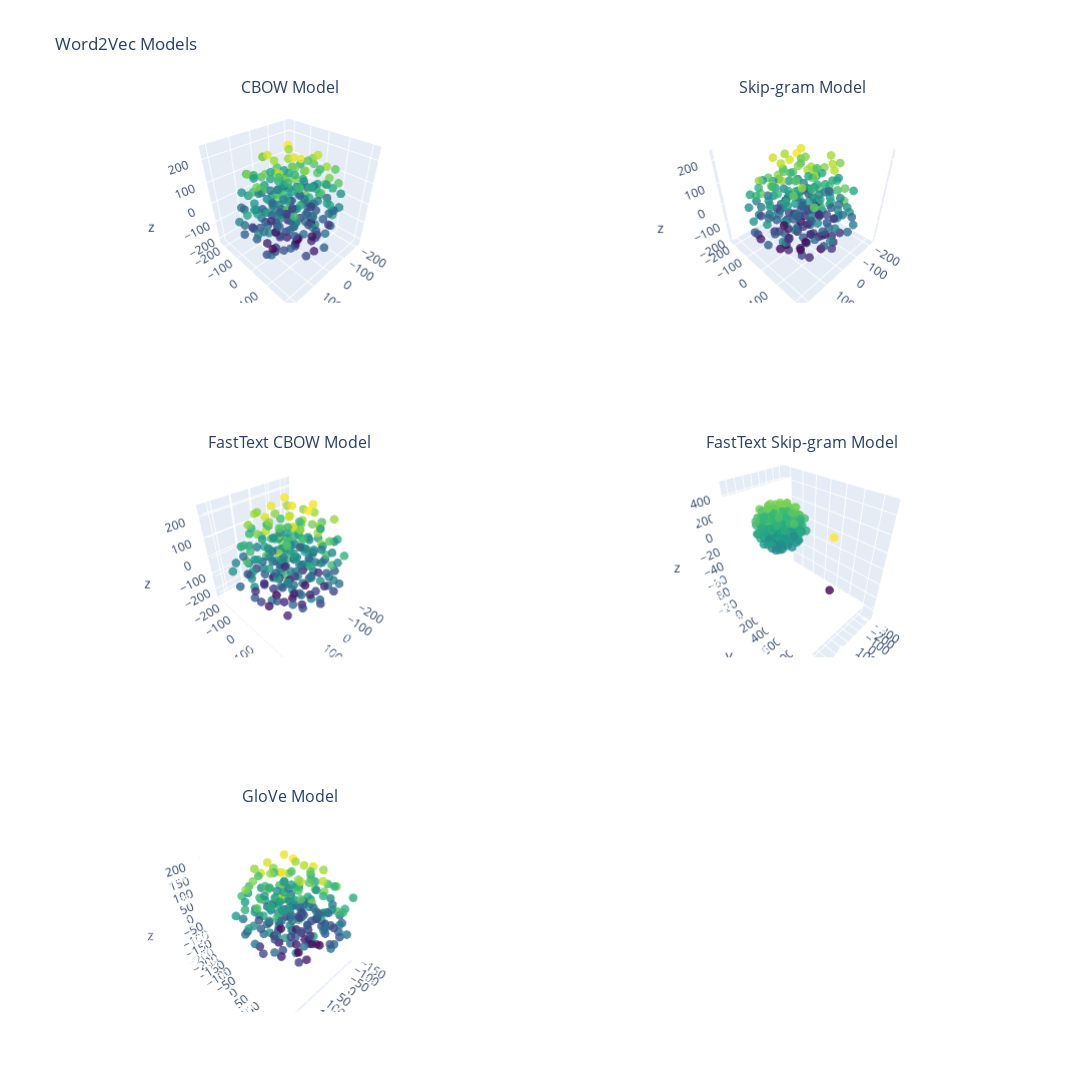

The notebook cell this image was saved under:
### Code cell
tsne_3d = TSNE(n_components=3, perplexity=17, n_iter=3000)

cbow_tsne_3d = tsne_3d.fit_transform(cbow_model_X)
skipgram_tsne_3d = tsne_3d.fit_transform(skipgram_model_Y)
fasttext_cbow_tsne_3d = tsne_3d.fit_transform(fasttext_cbow_model_X)
fasttext_skipgram_tsne_3d = tsne_3d.fit_transform(fasttext_skipgram_model_Y)
glove_tsne_3d = tsne_3d.fit_transform(embedding_matrix)

fig = make_subplots(rows=3, cols=2, specs=[[{'type': 'scatter3d'}, {'type': 'scatter3d'}], [{'type': 'scatter3d'}, {'type': 'scatter3d'}], [{'type': 'scatter3d'}, {'type': 'scatter3d'}]], subplot_titles=('CBOW Model', 'Skip-gram Model', 'FastText CBOW Model', 'FastText Skip-gram Model', 'GloVe Model'))

fig.add_trace(go.Scatter3d(x=cbow_tsne_3d[:, 0], y=cbow_tsne_3d[:, 1], z=cbow_tsne_3d[:, 2], mode='markers', marker=dict(size=3, color=cbow_tsne_3d[:, 2], colorscale='Viridis', opacity=0.8), text=cbow_model_words, hoverinfo='text'), row=1, col=1)
fig.add_trace(go.Scatter3d(x=skipgram_tsne_3d[:, 0], y=skipgram_tsne_3d[:, 1], z=skipgram_tsne_3d[:, 2], mode='markers', marker=dict(size=3, color=skipgram_tsne_3d[:, 2], colorscale='Viridis', opacity=0.8), text=skipgram_model_words, hoverinfo='text'), row=1, col=2)
fig.add_trace(go.Scatter3d(x=fasttext_cbow_tsne_3d[:, 0], y=fasttext_cbow_tsne_3d[:, 1], z=fasttext_cbow_tsne_3d[:, 2], mode='markers', marker=dict(size=3, color=fasttext_cbow_tsne_3d[:, 2], colorscale='Viridis', opacity=0.8), text=fasttext_cbow_model_words, hoverinfo='text'), row=2, col=1)
fig.add_trace(go.Scatter3d(x=fasttext_skipgram_tsne_3d[:, 0], y=fasttext_skipgram_tsne_3d[:, 1], z=fasttext_skipgram_tsne_3d[:, 2], mode='markers', marker=dict(size=3, color=fasttext_skipgram_tsne_3d[:, 2], colorscale='Viridis', opacity=0.8), text=fasttext_skipgram_model_words, hoverinfo='text'), row=2, col=2)
fig.add_trace(go.Scatter3d(x=glove_tsne_3d[:, 0], y=glove_tsne_3d[:, 1], z=glove_tsne_3d[:, 2], mode='markers', marker=dict(size=3, color=glove_tsne_3d[:, 2], colorscale='Viridis', opacity=0.8), text=fasttext_skipgram_model_words, hoverinfo='text'), row=3, col=1)

fig.update_layout(title_text='Word2Vec Models', height=2400, width=1600, showlegend=False)

fig.show()

### Figure 1 — Plotly figure (JSON) as saved in the notebook; plotly's stock layout.template omitted (floating-point values rounded to 4 significant figures; data arrays with more than 128 entries replaced by an {"elided": "..."} marker saying what was removed)
{"data": [{"hoverinfo": "text", "marker": {"color": {"elided": "210 float values"}, "colorscale": [[0, "#440154"], [0.1111, "#482878"], [0.2222, "#3e4989"], [0.3333, "#31688e"], [0.4444, "#26828e"], [0.5556, "#1f9e89"], [0.6667, "#35b779"], [0.7778, "#6ece58"], [0.8889, "#b5de2b"], [1, "#fde725"]], "opacity": 0.8, "size": 3}, "mode": "markers", "scene": "scene", "text": {"elided": "210 str values"}, "type": "scatter3d", "x": {"elided": "210 float values"}, "y": {"elided": "210 float values"}, "z": {"elided": "210 float values"}}, {"hoverinfo": "text", "marker": {"color": {"elided": "210 float values"}, "colorscale": [[0, "#440154"], [0.1111, "#482878"], [0.2222, "#3e4989"], [0.3333, "#31688e"], [0.4444, "#26828e"], [0.5556, "#1f9e89"], [0.6667, "#35b779"], [0.7778, "#6ece58"], [0.8889, "#b5de2b"], [1, "#fde725"]], "opacity": 0.8, "size": 3}, "mode": "markers", "scene": "scene2", "text": {"elided": "210 str values"}, "type": "scatter3d", "x": {"elided": "210 float values"}, "y": {"elided": "210 float values"}, "z": {"elided": "210 float values"}}, {"hoverinfo": "text", "marker": {"color": {"elided": "210 float values"}, "colorscale": [[0, "#440154"], [0.1111, "#482878"], [0.2222, "#3e4989"], [0.3333, "#31688e"], [0.4444, "#26828e"], [0.5556, "#1f9e89"], [0.6667, "#35b779"], [0.7778, "#6ece58"], [0.8889, "#b5de2b"], [1, "#fde725"]], "opacity": 0.8, "size": 3}, "mode": "markers", "scene": "scene3", "text": {"elided": "210 str values"}, "type": "scatter3d", "x": {"elided": "210 float values"}, "y": {"elided": "210 float values"}, "z": {"elided": "210 float values"}}, {"hoverinfo": "text", "marker": {"color": {"elided": "210 float values"}, "colorscale": [[0, "#440154"], [0.1111, "#482878"], [0.2222, "#3e4989"], [0.3333, "#31688e"], [0.4444, "#26828e"], [0.5556, "#1f9e89"], [0.6667, "#35b779"], [0.7778, "#6ece58"], [0.8889, "#b5de2b"], [1, "#fde725"]], "opacity": 0.8, "size": 3}, "mode": "markers", "scene": "scene4", "text": {"elided": "210 str values"}, "type": "scatter3d", "x": {"elided": "210 float values"}, "y": {"elided": "210 float values"}, "z": {"elided": "210 float values"}}, {"hoverinfo": "text", "marker": {"color": {"elided": "211 float values"}, "colorscale": [[0, "#440154"], [0.1111, "#482878"], [0.2222, "#3e4989"], [0.3333, "#31688e"], [0.4444, "#26828e"], [0.5556, "#1f9e89"], [0.6667, "#35b779"], [0.7778, "#6ece58"], [0.8889, "#b5de2b"], [1, "#fde725"]], "opacity": 0.8, "size": 3}, "mode": "markers", "scene": "scene5", "text": {"elided": "210 str values"}, "type": "scatter3d", "x": {"elided": "211 float values"}, "y": {"elided": "211 float values"}, "z": {"elided": "211 float values"}}], "layout": {"annotations": [{"font": {"size": 16}, "showarrow": false, "text": "CBOW Model", "x": 0.225, "xanchor": "center", "xref": "paper", "y": 1, "yanchor": "bottom", "yref": "paper"}, {"font": {"size": 16}, "showarrow": false, "text": "Skip-gram Model", "x": 0.775, "xanchor": "center", "xref": "paper", "y": 1, "yanchor": "bottom", "yref": "paper"}, {"font": {"size": 16}, "showarrow": false, "text": "FastText CBOW Model", "x": 0.225, "xanchor": "center", "xref": "paper", "y": 0.6111, "yanchor": "bottom", "yref": "paper"}, {"font": {"size": 16}, "showarrow": false, "text": "FastText Skip-gram Model", "x": 0.775, "xanchor": "center", "xref": "paper", "y": 0.6111, "yanchor": "bottom", "yref": "paper"}, {"font": {"size": 16}, "showarrow": false, "text": "GloVe Model", "x": 0.225, "xanchor": "center", "xref": "paper", "y": 0.2222, "yanchor": "bottom", "yref": "paper"}], "height": 2400, "scene": {"domain": {"x": [0, 0.45], "y": [0.7778, 1]}}, "scene2": {"domain": {"x": [0.55, 1], "y": [0.7778, 1]}}, "scene3": {"domain": {"x": [0, 0.45], "y": [0.3889, 0.6111]}}, "scene4": {"domain": {"x": [0.55, 1], "y": [0.3889, 0.6111]}}, "scene5": {"domain": {"x": [0, 0.45], "y": [0, 0.2222]}}, "scene6": {"domain": {"x": [0.55, 1], "y": [0, 0.2222]}}, "showlegend": false, "title": {"text": "Word2Vec Models"}, "width": 1600}}
